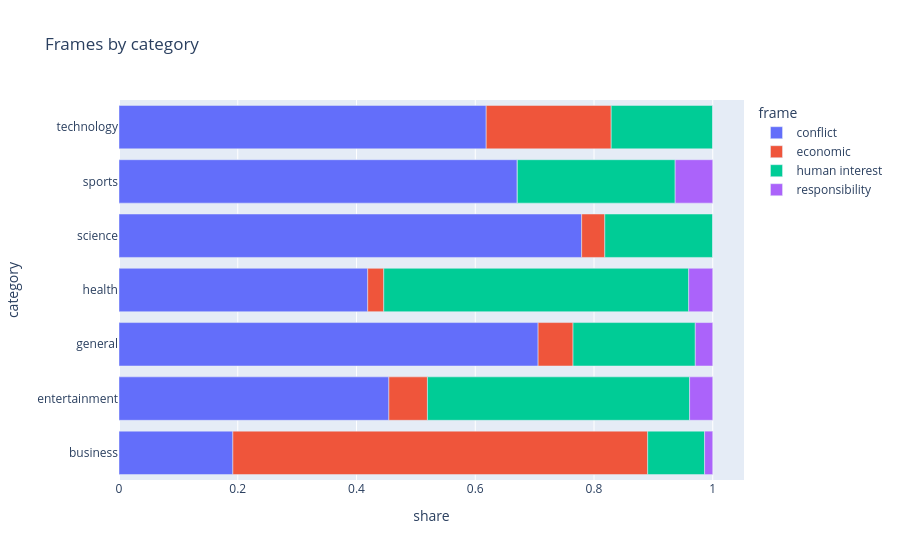

The cell this chart's notebook holds for it:
### Markdown cell above
## Extension · News framing
Zero-shot frames (`facebook/bart-large-mnli`) from Semetko & Valkenburg (2000).

### Code cell
frames = pd.read_csv(config.FRAMING_DIR / "frames.csv")
class_frames = frames[frames["uid"].isin(set(df["uid"]))]
mix = analytics.frame_mix(class_frames, "category")
px.bar(mix.reset_index().melt(id_vars="category", var_name="frame", value_name="share"),
       x="share", y="category", color="frame", orientation="h", title="Frames by category").show()
print(f"model unsure (confidence under 40%): {(class_frames['score'] < 0.4).mean():.0%}")
class_frames["frame"].value_counts(normalize=True).round(3)

### Figure 1 — Plotly figure (JSON) as saved in the notebook; plotly's stock layout.template omitted (floating-point values rounded to 4 significant figures)
{"data": [{"hovertemplate": "frame=conflict<br>share=%{x}<br>category=%{y}<extra></extra>", "legendgroup": "conflict", "marker": {"color": "#636efa", "pattern": {"shape": ""}}, "name": "conflict", "orientation": "h", "showlegend": true, "textposition": "auto", "type": "bar", "x": [0.1918, 0.4545, 0.7059, 0.4189, 0.7792, 0.6709, 0.6184], "xaxis": "x", "y": ["business", "entertainment", "general", "health", "science", "sports", "technology"], "yaxis": "y"}, {"hovertemplate": "frame=economic<br>share=%{x}<br>category=%{y}<extra></extra>", "legendgroup": "economic", "marker": {"color": "#EF553B", "pattern": {"shape": ""}}, "name": "economic", "orientation": "h", "showlegend": true, "textposition": "auto", "type": "bar", "x": [0.6986, 0.06494, 0.05882, 0.02703, 0.03896, 0.0, 0.2105], "xaxis": "x", "y": ["business", "entertainment", "general", "health", "science", "sports", "technology"], "yaxis": "y"}, {"hovertemplate": "frame=human interest<br>share=%{x}<br>category=%{y}<extra></extra>", "legendgroup": "human interest", "marker": {"color": "#00cc96", "pattern": {"shape": ""}}, "name": "human interest", "orientation": "h", "showlegend": true, "textposition": "auto", "type": "bar", "x": [0.09589, 0.4416, 0.2059, 0.5135, 0.1818, 0.2658, 0.1711], "xaxis": "x", "y": ["business", "entertainment", "general", "health", "science", "sports", "technology"], "yaxis": "y"}, {"hovertemplate": "frame=responsibility<br>share=%{x}<br>category=%{y}<extra></extra>", "legendgroup": "responsibility", "marker": {"color": "#ab63fa", "pattern": {"shape": ""}}, "name": "responsibility", "orientation": "h", "showlegend": true, "textposition": "auto", "type": "bar", "x": [0.0137, 0.03896, 0.02941, 0.04054, 0.0, 0.06329, 0.0], "xaxis": "x", "y": ["business", "entertainment", "general", "health", "science", "sports", "technology"], "yaxis": "y"}], "layout": {"barmode": "relative", "legend": {"title": {"text": "frame"}, "tracegroupgap": 0}, "title": {"text": "Frames by category"}, "xaxis": {"anchor": "y", "domain": [0.0, 1.0], "title": {"text": "share"}}, "yaxis": {"anchor": "x", "domain": [0.0, 1.0], "title": {"text": "category"}}}}
